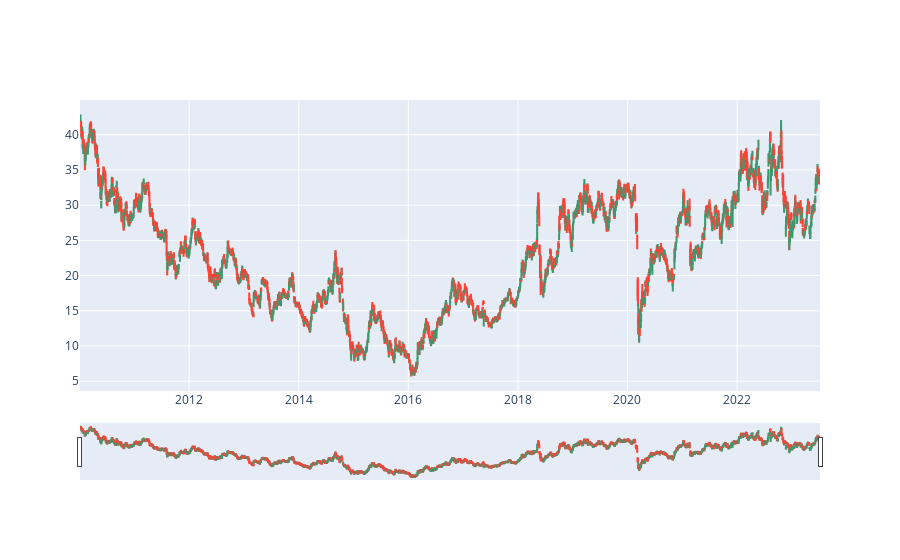

Write notebook code for a chart like this one.
### Code cell
fig = go.Figure(data=[go.Candlestick(x=ativo_df_prev.index,
                open=ativo_df_prev['Open'],
                high=ativo_df_prev['High'],
                low=ativo_df_prev['Low'],
                close=ativo_df_prev['Close'])])

fig.show()

### Figure 1 — Plotly figure (JSON) as saved in the notebook; plotly's stock layout.template omitted (floating-point values rounded to 4 significant figures; data arrays with more than 128 entries replaced by an {"elided": "..."} marker saying what was removed)
{"data": [{"close": {"elided": "3354 float values"}, "high": {"elided": "3354 float values"}, "low": {"elided": "3354 float values"}, "open": {"elided": "3354 float values"}, "type": "candlestick", "x": {"elided": "3354 str values"}}], "layout": {}}
